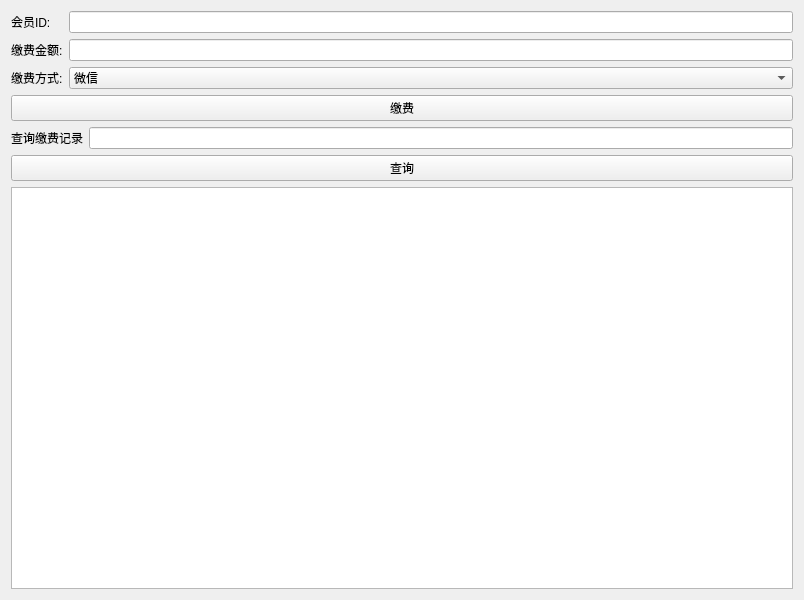
<?xml version="1.0" encoding="UTF-8"?>
<ui version="4.0">
 <class>PaymentWidget</class>
 <widget class="QWidget" name="PaymentWidget">
  <property name="geometry">
   <rect>
    <x>0</x>
    <y>0</y>
    <width>804</width>
    <height>600</height>
   </rect>
  </property>
  <property name="windowTitle">
   <string>会员缴费</string>
  </property>
  <layout class="QVBoxLayout" name="verticalLayout">
   <item>
    <layout class="QGridLayout" name="gridLayout">
     <item row="0" column="0">
      <widget class="QLabel" name="memberLabel">
       <property name="text">
        <string>会员ID:</string>
       </property>
      </widget>
     </item>
     <item row="0" column="1">
      <widget class="QLineEdit" name="memberIdLineEdit"/>
     </item>
     <item row="1" column="0">
      <widget class="QLabel" name="amountLabel">
       <property name="text">
        <string>缴费金额:</string>
       </property>
      </widget>
     </item>
     <item row="1" column="1">
      <widget class="QLineEdit" name="amountLineEdit"/>
     </item>
     <item row="2" column="0">
      <widget class="QLabel" name="methodLabel">
       <property name="text">
        <string>缴费方式:</string>
       </property>
      </widget>
     </item>
     <item row="2" column="1">
      <widget class="QComboBox" name="methodComboBox">
       <item>
        <property name="text">
         <string>微信</string>
        </property>
       </item>
       <item>
        <property name="text">
         <string>支付宝</string>
        </property>
       </item>
       <item>
        <property name="text">
         <string>现金</string>
        </property>
       </item>
      </widget>
     </item>
     <item row="3" column="0" colspan="2">
      <widget class="QPushButton" name="payButton">
       <property name="text">
        <string>缴费</string>
       </property>
      </widget>
     </item>
    </layout>
   </item>
   <item>
    <layout class="QGridLayout" name="gridLayout_2">
     <item row="0" column="0">
      <widget class="QLabel" name="queryLabel">
       <property name="text">
        <string>查询缴费记录</string>
       </property>
      </widget>
     </item>
     <item row="0" column="1">
      <widget class="QLineEdit" name="queryMemberIdLineEdit"/>
     </item>
     <item row="2" column="0" colspan="2">
      <widget class="QTableView" name="paymentRecordsTableView">
       <property name="minimumSize">
        <size>
         <width>780</width>
         <height>300</height>
        </size>
       </property>
      </widget>
     </item>
     <item row="1" column="0" colspan="2">
      <widget class="QPushButton" name="queryButton">
       <property name="text">
        <string>查询</string>
       </property>
      </widget>
     </item>
    </layout>
   </item>
  </layout>
 </widget>
 <resources/>
 <connections/>
</ui>
